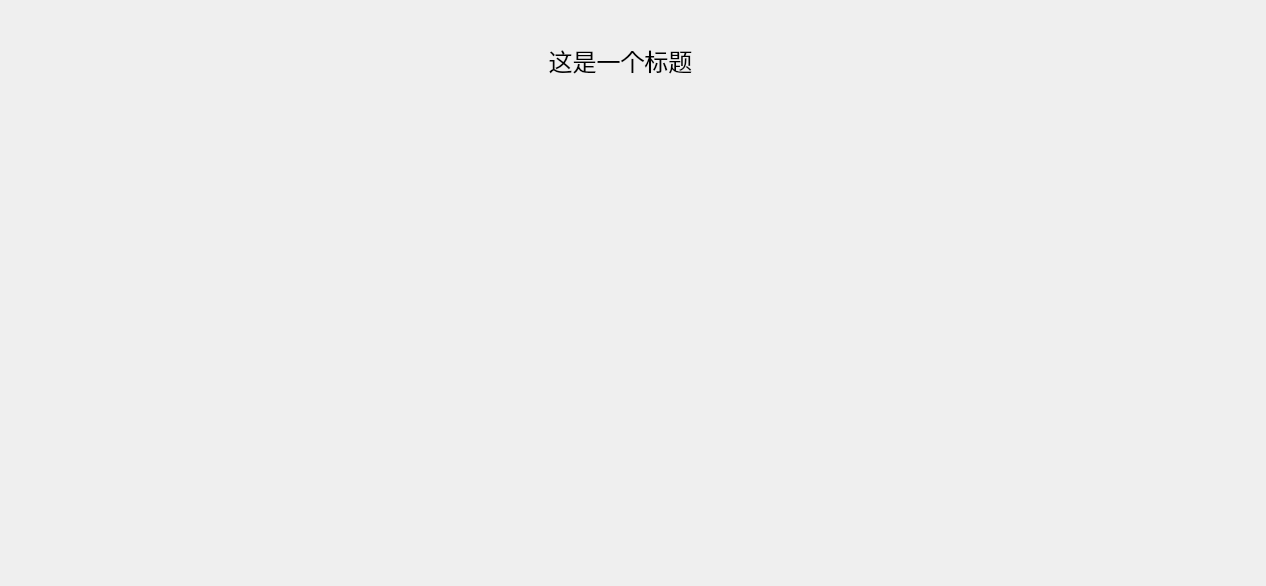
<?xml version="1.0" encoding="UTF-8"?>
<ui version="4.0">
 <class>TestQt</class>
 <widget class="QWidget" name="TestQt">
  <property name="geometry">
   <rect>
    <x>0</x>
    <y>0</y>
    <width>1266</width>
    <height>586</height>
   </rect>
  </property>
  <property name="windowTitle">
   <string>TestQt</string>
  </property>
  <widget class="QLabel" name="labelTitle">
   <property name="geometry">
    <rect>
     <x>280</x>
     <y>20</y>
     <width>681</width>
     <height>81</height>
    </rect>
   </property>
   <property name="font">
    <font>
     <family>微软雅黑</family>
     <pointsize>18</pointsize>
    </font>
   </property>
   <property name="text">
    <string>这是一个标题</string>
   </property>
   <property name="alignment">
    <set>Qt::AlignCenter</set>
   </property>
  </widget>
 </widget>
 <resources/>
 <connections/>
</ui>
